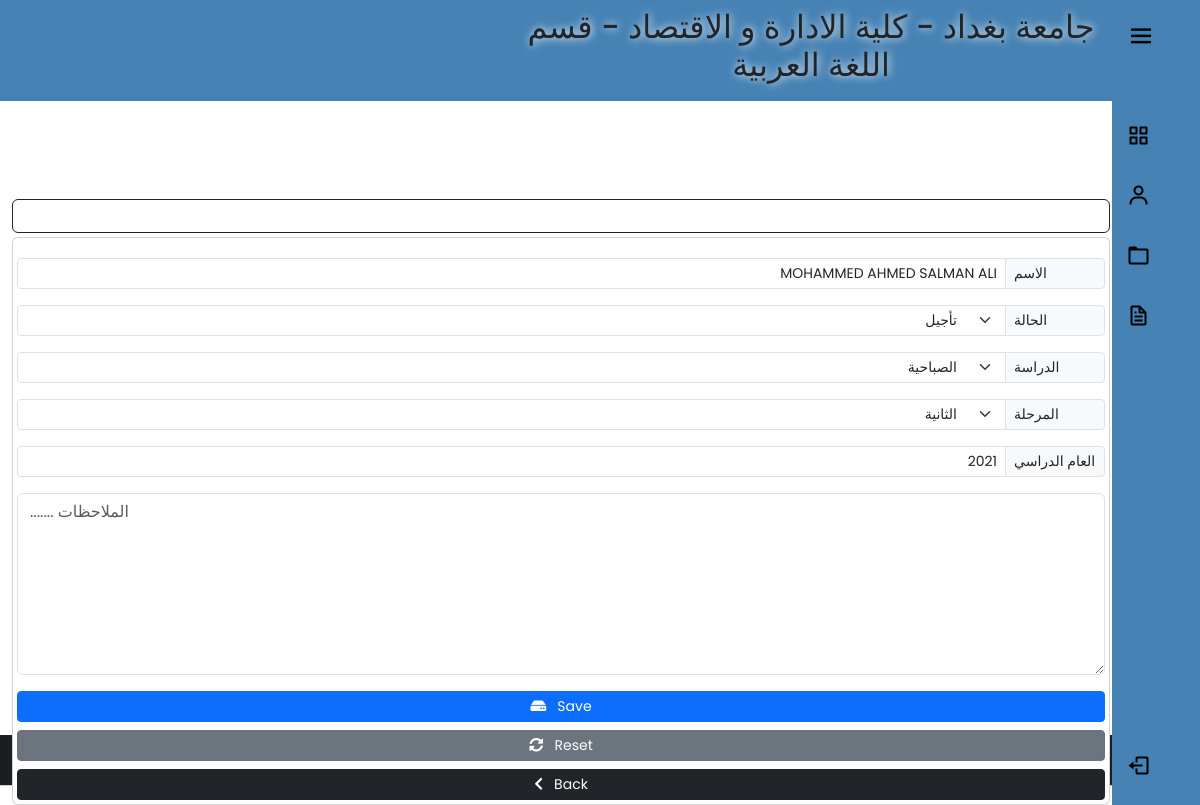
The app's page /studentState/10 (signed in), older data.
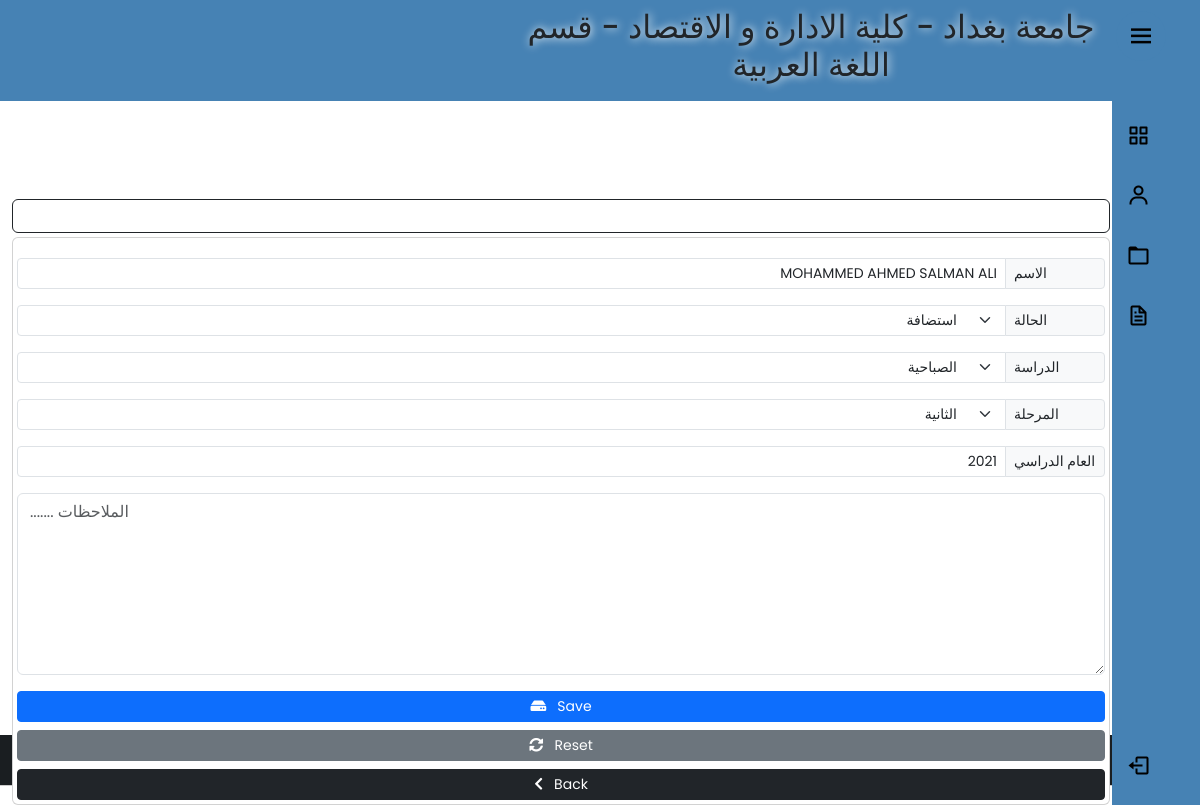
The same page, newer data.
### app/models.py (models this page shows, shortened)
class StudentStatus(models.Model):
    state_list = (
        ("استضافة","استضافة"),
        ("نقل", "نقل"),
        ("تأجيل", "تأجيل"),
        ("رسوب", "رسوب"),
        ("ترقين قيد", "ترقين قيد"),
    )
    stage_list = (
        ("الاولى", "الاولى"),
        ("الثانية", "الثانية"),
        ("الثالثة", "الثالثة"),
        ("الرابعة", "الرابعة"),
    )
    study_list = (
        ("الصباحية", "الصباحية"),
        ("المسائية", "المسائية"),
    )
    user = models.CharField(max_length=100, verbose_name="اسم المستخدم")
    name = models.CharField(max_length=100, verbose_name="اسم الطالب/ة")
    Dname = models.CharField(max_length=100, verbose_name="القسم")
    Cname = models.CharField(max_length=100, verbose_name="المحافظة")
    stage = models.CharField(max_length=50, verbose_name="المرحلة", choices=stage_list)
    state = models.CharField(max_length=100, verbose_name="حالة الطالب",choices=state_list)
    year = models.CharField(max_length=50, verbose_name="العام الدراسي")
    study = models.CharField(max_length=20,verbose_name="الدراسة", choices=study_list,null=True)
    note = models.TextField(blank=True, null=True, verbose_name="الملاحظات")
    created_at = models.DateTimeField(auto_now_add=True)
    class Meta:
        verbose_name_plural = "حالات الطلبة"

### app/views.py (the view)
# urls.py: path('studentState/<str:std_id>', views.studentState, name="studentState"),
@cache_control(no_cache=True , must_revalidate=True,no_store=True)
@login_required(login_url='login')
def studentState(request, std_id):
    user = request.user.userprofile
    studentState = StudentStatus.objects.get(id=std_id)
    if studentState != None:
        return render(request, 'students_status/edit-state.html', {'stdState': studentState,'user':user,})

### app/models.py (called while the page is built)
    def __str__(self):
        return self.Dname

    def __str__(self):
        return self.Cname

### app/templates/students_status/edit-state.html (shortened to what this page needs)
{% extends 'students_status/add_state.html' %}
{% block value-name %} value="{{stdState.name}}" {% endblock value-name %}
{% block value-year %}  value="{{stdState.year}}"  {% endblock value-year %}
 {% block option-stage %} <option  style="background-color:#d3d3d3; color:red; font-weight:bold;">{{stdState.stage}}</option>{% endblock option-stage %}
 {% block value-stage %} value="{{stdState.stage}}"   {% endblock value-stage %}
  {% block option-study %} <option  style="background-color:#d3d3d3; color:red; font-weight:bold;">{{stdState.study}}</option>{% endblock option-study %}
 {% block value-study %} value="{{stdState.study}}"   {% endblock value-study %}
  {% block option-state %} <option  style="background-color:#d3d3d3; color:red; font-weight:bold;">{{stdState.state}}</option>{% endblock option-state %}
 {% block value-state %} value="{{stdState.state}}"   {% endblock value-state %}
{% block btn-content %} <i class="fas fa-hdd"></i>&nbsp;&nbsp; Save {% endblock btn-content %}
{% block btn-reset %}
<button type="reset" class="btn btn-secondary btn-sm"><i class="fas fa-sync-alt"></i>&nbsp;&nbsp; Reset</button>
{% endblock btn-reset %}
{% block Action %} action="/edit_studentState/" {% endblock Action %}

### app/templates/students_status/add_state.html (shortened to what this page needs)
{% extends 'base2.html' %}
{% block content %}
     <div class="container" style="padding-top:50px;">
          <div class="row">
               <div class="col-lg-12 col-sm-12">
                    <div class="card card-body border-dark  mt-5">
                    </div>
                    <form {% block Action %} action="/add_studentState/" {% endblock Action %} method="POST" enctype="multipart/form-data" class="card p-1 porder-dark mt-1">
                         <div class="input-group input-group-sm mb-3">
                              <input type="text" class="form-control text-end" name="name" id="name-state" placeholder="اسم الطالب/ة" required  {% block value-name %}{% endblock value-name %}>
                            <label class="input-group-text side-label">الاسم</label>
                         </div>
                           <div class="input-group input-group-sm mb-3 ">
                              <select dir="ltr" class="form-select" name="state" id="state-state" required {% block value-state %}{% endblock value-state %}>
                                    {% block option-state %}{% endblock option-state %}
                              </select>
                                <label class="input-group-text side-label">الحالة</label>
                         </div>
                           <div class="input-group input-group-sm mb-3 ">
                              <select dir="ltr" class="form-select" name="study" id="study-state" required {% block value-study %}{% endblock value-study %}>
                                   {% block option-study %}{% endblock option-study %}
                              </select>
                               <label class="input-group-text side-label">الدراسة</label>
                         </div>
                            <div class="input-group input-group-sm mb-3 ">
                              <select dir="ltr" class="form-select " name="stage" id="stage-state" required {% block value-stage %}{% endblock value-stage %}>
                                   {% block option-stage %}{% endblock option-stage %}
                              </select>
                              <label class="input-group-text side-label">المرحلة</label>
                         </div>
                            <div class="input-group input-group-sm mb-3 ">
                              <input type="text" class="form-control text-end" name="year" maxlength="10" id="year-state" placeholder="العام الدراسي" required {% block value-year %}{% endblock value-year %}>
                              <label class="input-group-text side-label">العام الدراسي</label>
                         </div>
                         <div class="form-group">
                              <textarea class="form-control" name="note" id="note"   rows="7" placeholder="....... الملاحظات">{% block value-note %}{% endblock value-note %}</textarea>
                         </div>
                         <div class="d-grid gap-2 mt-3">
                              <button type="submit" class="btn btn-primary btn-sm"  id="btn-add-state">
                                  {% block btn-content %} <i class="fas fa-plus"></i>&nbsp;&nbsp; اضافة {% endblock btn-content %}
                              </button>
                              {% block btn-reset %} {% endblock btn-reset %}
                              <a href="{% url 'backendState' %}" class="btn btn-dark btn-sm"><i class="fas fa-chevron-left"></i>&nbsp;&nbsp; Back</a>
                         </div>
                    </form>
               </div>
          </div>
          </div>
{% endblock content %}

Row changes from the older to the newer data that the page shows:
changed StudentStatus "MOHAMMED AHMED SALMAN ALI": state "تأجيل" → "استضافة"
